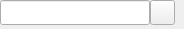
<?xml version="1.0" encoding="UTF-8"?>
<ui version="4.0">
 <class>addCategory</class>
 <widget class="QWidget" name="addCategory">
  <property name="geometry">
   <rect>
    <x>0</x>
    <y>0</y>
    <width>184</width>
    <height>29</height>
   </rect>
  </property>
  <property name="sizePolicy">
   <sizepolicy hsizetype="Preferred" vsizetype="Preferred">
    <horstretch>0</horstretch>
    <verstretch>0</verstretch>
   </sizepolicy>
  </property>
  <property name="minimumSize">
   <size>
    <width>175</width>
    <height>25</height>
   </size>
  </property>
  <property name="maximumSize">
   <size>
    <width>1000</width>
    <height>1000</height>
   </size>
  </property>
  <property name="windowTitle">
   <string>addCategory</string>
  </property>
  <property name="windowIcon">
   <iconset resource="../icons.qrc">
    <normaloff>:/icons/add.png</normaloff>:/icons/add.png</iconset>
  </property>
  <widget class="QWidget" name="widget" native="true">
   <property name="geometry">
    <rect>
     <x>0</x>
     <y>0</y>
     <width>175</width>
     <height>25</height>
    </rect>
   </property>
   <widget class="QLineEdit" name="addlineEdit">
    <property name="geometry">
     <rect>
      <x>0</x>
      <y>0</y>
      <width>150</width>
      <height>25</height>
     </rect>
    </property>
    <property name="sizePolicy">
     <sizepolicy hsizetype="Fixed" vsizetype="Fixed">
      <horstretch>0</horstretch>
      <verstretch>0</verstretch>
     </sizepolicy>
    </property>
    <property name="minimumSize">
     <size>
      <width>150</width>
      <height>25</height>
     </size>
    </property>
    <property name="maximumSize">
     <size>
      <width>150</width>
      <height>25</height>
     </size>
    </property>
   </widget>
   <widget class="QPushButton" name="addButton">
    <property name="geometry">
     <rect>
      <x>150</x>
      <y>0</y>
      <width>25</width>
      <height>25</height>
     </rect>
    </property>
    <property name="sizePolicy">
     <sizepolicy hsizetype="Preferred" vsizetype="Preferred">
      <horstretch>0</horstretch>
      <verstretch>0</verstretch>
     </sizepolicy>
    </property>
    <property name="minimumSize">
     <size>
      <width>25</width>
      <height>25</height>
     </size>
    </property>
    <property name="maximumSize">
     <size>
      <width>1000</width>
      <height>1000</height>
     </size>
    </property>
    <property name="text">
     <string/>
    </property>
    <property name="icon">
     <iconset resource="../icons.qrc">
      <normaloff>:/icons/add.png</normaloff>:/icons/add.png</iconset>
    </property>
   </widget>
  </widget>
 </widget>
 <resources>
  <include location="../icons.qrc"/>
 </resources>
 <connections/>
</ui>
